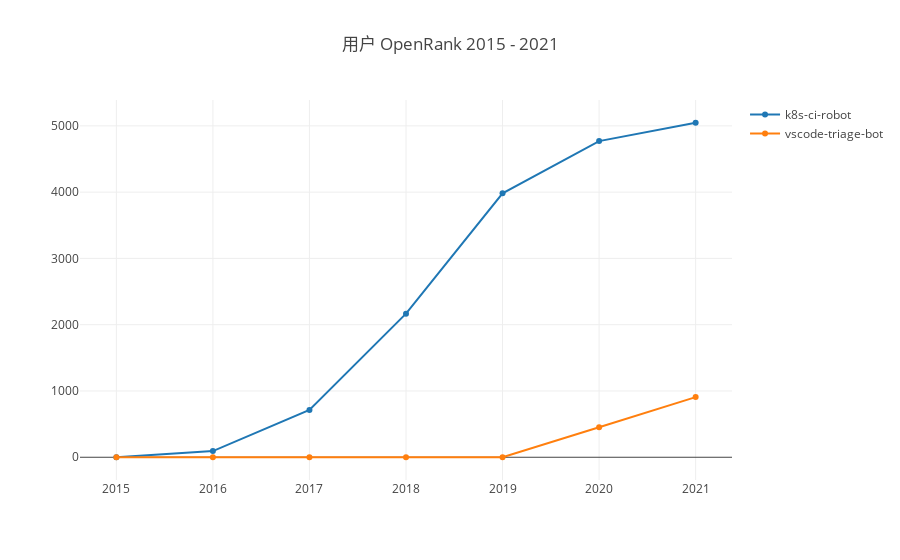

Notebook source saved alongside this figure:
### Markdown cell above
- getUserOpenrank

该函数会根据配置参数返回用户的 OpenRank 值。

下面这个示例展示了 2015 到 2021 年之间 k8s-ci-robot 和 vscode-triage-bot 这两个账号年度 OpenRank 值的变化趋势。

### Code cell
var startYear = 2015, startMonth = 1, endYear = 2021, endMonth = 12, x = [];
for (let y = startYear; y <= endYear; y++) x.push(`${y}`);
openDigger.index.openrank.getUserOpenrank({userLogins: ['k8s-ci-robot', 'vscode-triage-bot'], startYear, startMonth, endYear, endMonth, groupTimeRange: 'year'}).then(data => {
    openDigger.render.plotly(data.map(row => {
        return { x, y: row.open_rank, mode: 'scatter', name: row.user_login };
    }), {title: `用户 OpenRank ${startYear} - ${endYear}`, xaxis: {type: 'category'}});
});

### Figure 1 — Plotly figure (JSON) as saved in the notebook; plotly's stock layout.template omitted (floating-point values rounded to 4 significant figures)
{"data": [{"mode": "scatter", "name": "k8s-ci-robot", "x": ["2015", "2016", "2017", "2018", "2019", "2020", "2021"], "y": [0, 92.56, 714.5, 2167.0, 3982.0, 4770.0, 5047.0]}, {"mode": "scatter", "name": "vscode-triage-bot", "x": ["2015", "2016", "2017", "2018", "2019", "2020", "2021"], "y": [0, 0, 0, 0, 0, 452.4, 907.9]}], "layout": {"autosize": true, "title": {"text": "用户 OpenRank 2015 - 2021"}, "xaxis": {"autorange": true, "range": [-0.3589, 6.359], "type": "category"}, "yaxis": {"autorange": true, "range": [-416.5, 5464.0], "type": "linear"}}}
